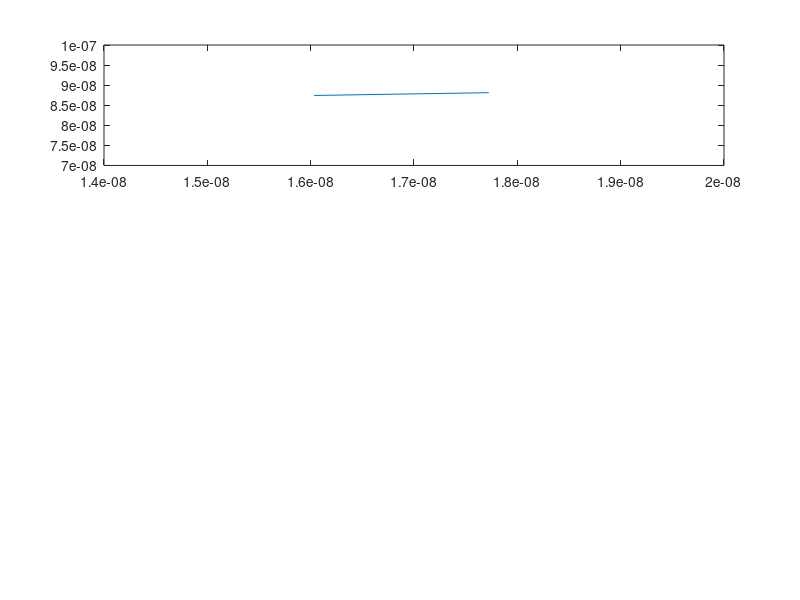

The MATLAB source for this figure: (Note: this script raises an error after producing the figure.)
%%Use Assignment 1 Code modified with electric field 

%Jinseng Vanderkloot 101031534

%% S1 Initialization of individual electron values
clc;
clear all; 
close all;

m0 = 9.10938215e-31;            % electron mass
mn = 0.26*m0;                   % Effective mass
Temp = 300;                     % Inital Temp (K)
kb = 1.3806504e-23;             % Boltzmann constant
tmn = 0.2e-12;                  % Mean time between collision 
e = 1.602e-19;                  % Charge of an Electron (Assignment 3 for force) 

%Thermal Velocity (Question 1.A) 
vt=sqrt((2*kb*Temp)/mn);        % Sim in 2D so (2*kb*Temp), 3D is (3*kb*Temp)

% Plotting Area 
wArea = 200e-9;
lArea = 100e-9;

numElec = 30000;                 %Number of simulated Electrons 
numEPlot = 20;                  %Number of plotted Electrons 
dt = (lArea*wArea)/2;             %Typically 1/100 of region size
stepsTot = 200;                 %Total amount of steps (1000 was a long simulation) 
tTot= stepsTot*dt;              %Total Simulation time 
x = zeros(1,numElec);           %Inital X matrix          
y = zeros(1,numElec);           %Inital y matrix  
vx = zeros(1,numElec);          %Inital velocity x matrix  
vy = zeros(1,numElec);          %Inital velocity y matrix
vtot = zeros(1,numElec);        %Inital velocity matrix
VEnew = zeros(1,numElec);       %add x vector with field force velocity 
colors = rand(numElec,3);       %Color assignment for each electron                   

%Probability of Scatter 
scatOn = 1;                     %Turn Scatter on (1) or off(0)
Pscatter = 1-exp(-dt/tmn);      %Scatter Equation 
tScatter = zeros(1,numElec);    %track scatter for each particle 


%S1 Electron Random Assignments
for cnt = 1:numElec
    x(cnt)=rand()*wArea;
    y(cnt)=rand()*lArea;
    angle = (2*pi*rand());
    vx(cnt)=vt*cos(angle);   % velocity * random direction   
    vy(cnt)=vt*sin(angle);   % velocity * random direction
%     vtot(cnt)= sqrt (vx(cnt)^2)+(vy(cnt)^2);
end

%% Assignment 3 Addition of constant electric field of 0.1V
VAreaX = 0.1; %0.1V across x direction 
VAreaY = 0; %added for possibility of Y field force 
Ex = VAreaX/wArea;  % electric field along the x-axis
Ey = VAreaY/lArea;  % electric field along the y-axis
aX = (e * Ex)/mn ; % Acceleration in x due to Field 
aY = (e * Ey)/mn ; % Acceleration in y due to Field 
vxForce= (aX)*dt; % Velocity in x due to Field 
vyForce= (aY)*dt; % Velocity in y due to Field 

%The value of Ex = 50000(V/m) for 0.1V acorss the area, The force applied
%to each particle is 8e-14 N

%The acceleration due to the field in the x direction is a =
%3.381973859521560e+17 m/s^2

%% S1 Main Loop 

t=0;
intCNT = 2;
eTemp(1) = Temp;
while t < tTot
    t = t + dt; 
    
    %Store old position 
    oldx = x;
    oldy = y;
    
    %Update to new position with velocity including Field Force 
    vx(1:numElec) = vx + vxForce;
    vy(1:numElec) = vy + vxForce;
    x(1:numElec) = x(1:numElec) + (vx(1:numElec).*dt);
    y(1:numElec) = y(1:numElec) + (vy(1:numElec).*dt);
    
    vtot(1:numElec)= sqrt((vx(1:numElec).^2)+(vy(1:numElec).^2));
    
    %Apply boundary conditions 
    for check = 1:numElec
         if scatOn==1
            if Pscatter > rand()
                vx(check)=(vt/sqrt(2))*randn();
                vy(check)=(vt/sqrt(2))*randn();
                tScatter(check)= 0; %If collision, time goes to 0
            else
                tScatter(check)= tScatter(check) + dt; %track time increaing while no collision
            end
        end
        
        %If bottom contact, bounce off in opposite direction
        if (y(check)<=0)
            y(check) = 0;
            vy(check) = -vy(check);
        end
        %If top contact, bounce off in opposite directio
        if (y(check)>=lArea)
            y(check) = lArea;
            vy(check) = -vy(check);
        end
        %if left side of box, come out right side 
        if(x(check)<=0)
           x(check) = x(check) + wArea;
        end
        %if right side of box, come out left side
        if(x(check)>=wArea)
          x(check) = x(check) - wArea;
        end
    end 

    %Plot Boundary and map some electrons
    for Eplot = 1:numEPlot
        subplot (3,1,1)
        %if the electron went out of sides and back on other side, do not
        %draw line
        if abs(oldx(Eplot)-x(Eplot))<(wArea/2)
            p = plot([oldx(Eplot),x(Eplot)],[oldy(Eplot),y(Eplot)]);
        end
        p.Color=colors(Eplot,:);
        axis([0,wArea,0,lArea]);
        title('Electron Model'), xlabel('Position (m)', 'FontSize', 10), ylabel('Position (m)', 'FontSize', 10);
        
        hold on;
    end 
    pause(0.01);
    
    %Average Temprature 
    subplot (3,1,2)
    Time(:,intCNT) = t;
    allT = ((vtot(:).^2).*mn)./(2*kb);
    eTemp(:,intCNT) = mean(allT);
     
    plot(Time,eTemp,"r");
    title('Averge Temp'),xlabel('Time (s)', 'FontSize', 10), ylabel('Temp (K)', 'FontSize', 10);
    hold on;
    
    %Current over time with Field 
    Ix(:,intCNT)= e*1000000000000*mean(vx)* wArea * lArea; %Current = e * n * vd * Area (Particle density is 10e15 cm^-2)
    subplot (3,1,3)
    plot(Time,Ix,"r");
    title('Current in Area'),xlabel('Time (s)', 'FontSize', 10), ylabel('Current(A)', 'FontSize', 10);
    hold on;

    intCNT = intCNT +1;
end 
figure(2)
%Electron Temprature Map (Use Surf now to get 3D plot over the area) 
    allT = ((vtot(:).^2).*mn)./(2*kb);
    xv = linspace(min(x), max(x),100);
    yv = linspace(min(y), max(y),50);
    [X,Y] = meshgrid(xv,yv);
    ETM=griddata(x,y,allT,X,Y);
    subplot(2,1,1);
    surf(X,Y,ETM),colorbar,title("Temprature Map")
    axis([0, wArea, 0 lArea]);

%Electron Density Map (Use Surf now to get 3D plot over the area) 
    eMapX=linspace(0, wArea, 101); %increase by 1 for surf 
    eMapY=linspace(0, lArea, 51); %increase by 1 for surf 
    EDM=histcounts2(y,x,eMapY,eMapX);
    subplot(2,1,2)
    surf(X,Y,EDM),title('Electron Density Map');
    
    